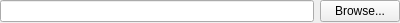
<?xml version="1.0" encoding="UTF-8"?>
<ui version="4.0">
 <class>PFileChooserWidget</class>
 <widget class="QWidget" name="PFileChooserWidget">
  <property name="geometry">
   <rect>
    <x>0</x>
    <y>0</y>
    <width>400</width>
    <height>23</height>
   </rect>
  </property>
  <property name="windowTitle">
   <string>Form</string>
  </property>
  <layout class="QHBoxLayout" name="horizontalLayout">
   <property name="leftMargin">
    <number>0</number>
   </property>
   <property name="topMargin">
    <number>0</number>
   </property>
   <property name="rightMargin">
    <number>0</number>
   </property>
   <property name="bottomMargin">
    <number>0</number>
   </property>
   <item>
    <widget class="QLineEdit" name="pathLine"/>
   </item>
   <item>
    <widget class="QPushButton" name="browseButton">
     <property name="text">
      <string>Browse...</string>
     </property>
    </widget>
   </item>
  </layout>
 </widget>
 <resources/>
 <connections/>
</ui>
